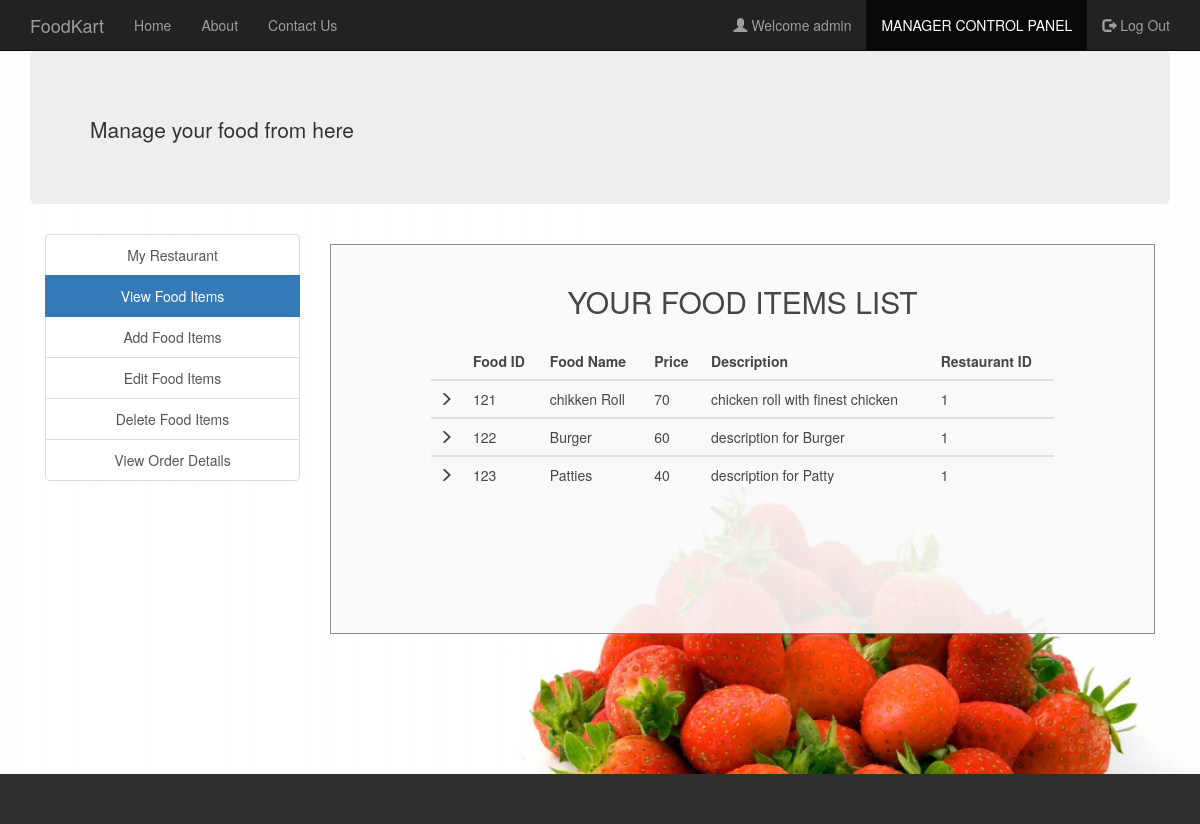
/view_food_items.php (signed in), run on the app's committed database.
### tables this page shows
CREATE TABLE `manager` (
  `username` varchar(30) NOT NULL,
  `fullname` varchar(30) NOT NULL,
  `email` varchar(30) NOT NULL,
  `contact` varchar(30) NOT NULL,
  `address` varchar(50) NOT NULL,
  `password` varchar(30) NOT NULL
);

CREATE TABLE `food` (
  `F_ID` int(30) NOT NULL,
  `name` varchar(30) NOT NULL,
  `price` int(30) NOT NULL,
  `description` varchar(200) NOT NULL,
  `R_ID` int(30) NOT NULL,
  `images_path` varchar(200) NOT NULL
);

### session_m.php (called while the page is built, shortened)
<?php
$conn = Connect();
$user_check=$_SESSION['login_user1'];
$query = "SELECT username FROM MANAGER WHERE username = '$user_check'";
$ses_sql = mysqli_query($conn, $query);
$row = mysqli_fetch_assoc($ses_sql);
$login_session =$row['username'];
?>

### view_food_items.php (the view, shortened to what this page needs)
<?php
include('session_m.php');
?>
<!DOCTYPE html>
<html>
  <head>
  </head>
  <link rel="stylesheet" type = "text/css" href ="css/view_food_items.css">
  <link rel="stylesheet" type = "text/css" href ="css/bootstrap.min.css">
  <body>
    <nav class="navbar navbar-inverse navbar-fixed-top navigation-clean-search" role="navigation">
      <div class="container">
        <div class="navbar-header">
          <a class="navbar-brand" href="index.php">FoodKart</a>
        </div>
        <div class="collapse navbar-collapse " id="myNavbar">
          <ul class="nav navbar-nav">
            <li><a href="index.php">Home</a></li>
            <li><a href="aboutus.php">About</a></li>
            <li><a href="contactus.php">Contact Us</a></li>
          </ul>
          <ul class="nav navbar-nav navbar-right">
            <li><a href="#"><span class="glyphicon glyphicon-user"></span> Welcome <?php echo $login_session; ?> </a></li>
            <li class="active"> <a href="managerlogin.php">MANAGER CONTROL PANEL</a></li>
            <li><a href="logout_m.php"><span class="glyphicon glyphicon-log-out"></span> Log Out </a></li>
          </ul>
        </div>
      </div>
    </nav>
<div class="container">
    <div class="jumbotron">
        <h1><marquee><p>Manage your food from here</p></marquee></h1>
    </div>
    </div>
<div class="container">
    	<div class="col-xs-3" style="text-align: center;">
    	<div class="list-group">
    		<a href="myrestaurant.php" class="list-group-item ">My Restaurant</a>
    		<a href="view_food_items.php" class="list-group-item active">View Food Items</a>
    		<a href="add_food_items.php" class="list-group-item ">Add Food Items</a>
    		<a href="edit_food_items.php" class="list-group-item ">Edit Food Items</a>
    		<a href="delete_food_items.php" class="list-group-item ">Delete Food Items</a>
        <a href="view_order_details.php" class="list-group-item ">View Order Details</a>
    	</div>
    </div>
    <div class="col-xs-9">
      <div class="form-area" style="padding: 0px 100px 100px 100px;">
        <form action="" method="POST">
        <br style="clear: both">
          <h3 style="margin-bottom: 25px; text-align: center; font-size: 30px;"> YOUR FOOD ITEMS LIST </h3>
<?php
$user_check=$_SESSION['login_user1'];
$sql = "SELECT * FROM food f WHERE f.R_ID IN (SELECT r.R_ID FROM RESTAURANTS r WHERE r.M_ID='$user_check') ORDER BY F_ID";
$result = mysqli_query($conn, $sql);
if (mysqli_num_rows($result) > 0)
{
  ?>
  <table class="table table-striped">
    <thead class="thead-dark">
      <tr>
        <th>  </th>
        <th> Food ID </th>
        <th> Food Name </th>
        <th> Price </th>
        <th> Description </th>
        <th> Restaurant ID </th>
      </tr>
    </thead>
    <?PHP
      while($row = mysqli_fetch_assoc($result)){
    ?>
  <tbody>
    <tr>
      <td> <span class="glyphicon glyphicon-menu-right"></span> </td>
      <td><?php echo $row["F_ID"]; ?></td>
      <td><?php echo $row["name"]; ?></td>
      <td><?php echo $row["price"]; ?></td>
      <td><?php echo $row["description"]; ?></td>
      <td><?php echo $row["R_ID"]; ?></td>
    </tr>
  </tbody>
  <?php } ?>
  </table>
    <br>
  <?php } else { ?>
  <h4><center>0 RESULTS</center> </h4>
  <?php } ?>
        </form>
        </div>
    </div>
</div>
<br>
<br>
<br>
<br>
  </body>
  <footer class="container-fluid bg-4 text-center">
  <br>
  <br>
  </footer>
</html>

### css/view_food_items.css (style rules this page uses)
body,html { height: 100%; }
body { padding-top: 50px; background-image: url('headerimg2.jpg'); background-repeat: repeat; background-size: 100%; }
.bg-4 { background-color: #2f2f2f; color: #ffffff; }
footer { display: block; }
.form-area { background-color: #FAFAFA; padding: 10px 40px 60px; margin: 10px 0px 60px; border: 1px solid GREY; opacity:0.9; }

### data on the page
manager: username "admin"
food: F_ID "121", name "chikken Roll", price "70", description "chicken roll with finest chicken", R_ID "1"
food: F_ID "122", name "Burger", price "60", description "description for Burger", R_ID "1"
food: F_ID "123", name "Patties", price "40", description "description for Patty", R_ID "1"
